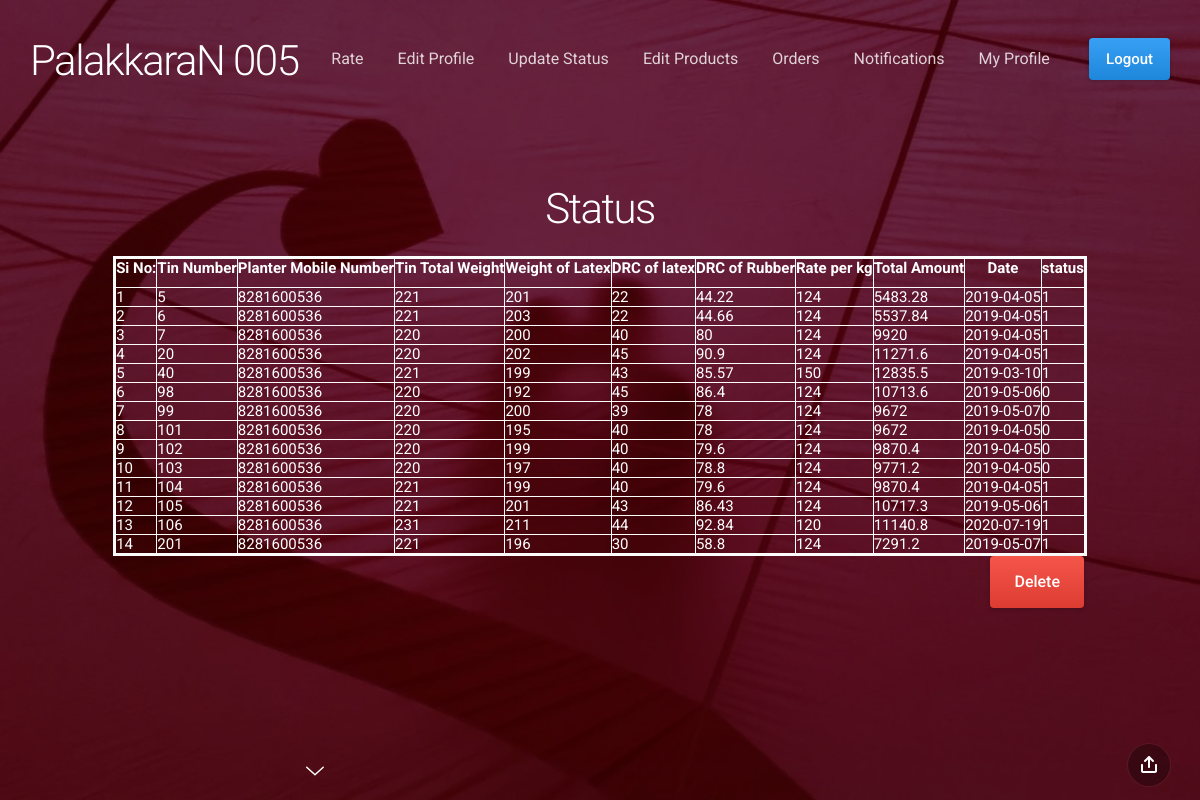
The app's page /admnstatus2.php with its own data.
### tables this page shows
CREATE TABLE IF NOT EXISTS `purchase` (
  `tinno` int(5) NOT NULL,
  `dteofprch` date NOT NULL,
  `tinttlwht` float NOT NULL,
  `whtofltx` float NOT NULL,
  `drcofltx` float NOT NULL,
  `drcofrbr` float NOT NULL,
  `rtepkg` float NOT NULL,
  `totl` float NOT NULL,
  `status` int(1) NOT NULL,
  PRIMARY KEY (`tinno`)
);

CREATE TABLE IF NOT EXISTS `latex` (
  `tinno` int(5) NOT NULL,
  `date` date NOT NULL,
  `tinwht` int(5) NOT NULL,
  `amowht` int(3) NOT NULL,
  `mob` bigint(11) NOT NULL,
  `status` int(1) NOT NULL DEFAULT '0',
  PRIMARY KEY (`tinno`)
);

### admnstatus2.php (the view, shortened to what this page needs)
<!doctype html>
<html>
<head>
	<link href="css/slides.min.css" rel="stylesheet" type="text/css">
    <link href="css/mystyle.css" rel="stylesheet" type="text/css">
</head>
<?php include("admn.php")?>
<section class="slide fade-6 kenBurns" data-name="">
  <div class="content">
    <div class="container">
      <div class="wrap">
	   <center>
<h1>
Status
</h1>
<?php
	require("db.php");
	 $sql="select * from purchase";
	 $res=mysqli_query($con,$sql) or die(mysqli_error($con));
		   $r=mysqli_fetch_array($res);
		   $a=$r['tinno'];
		   $sql1="select mob from latex where tinno=$a";
		    $res1=mysqli_query($con,$sql1) or die(mysqli_error($con));
	 $r1=mysqli_fetch_array($res1);
echo"<table border='3' bordercolor='#FCFBFB'>";
echo"<tr>
<th height='30'>Si No:</th>
<th>Tin Number</th><th>Planter Mobile Number</th><th>Tin Total Weight</th><th>Weight of Latex</th><th>DRC of latex</th><th>DRC of Rubber</th><th>Rate per kg</th><th>Total Amount</th><th>Date</th><th>status</th></tr>";
		   $i=1;
	while($r=mysqli_fetch_array($res))
	{
		echo"<tr><td>";
		echo $i;
		echo"</td><td>";
		echo $r['tinno'];
		echo"</td><td>";
		echo $r1['mob'];
		echo"</td><td>";
		echo $r['tinttlwht'];
		echo"</td><td>";
		echo $r['whtofltx'];
		echo"</td><td>";
		echo $r['drcofltx'];
		echo"</td><td>";
		echo $r['drcofrbr'];
		echo"</td><td>";
		echo $r['rtepkg'];
		echo"</td><td>";
		echo $r['totl'];
		echo"</td><td>";
		echo $r['dteofprch'];
		echo"</td><td>";
		echo $r['status'];
		echo"</td></tr>";
		$i=$i+1;
	}
	echo"</table>"
	   ?>
</center>
<div class="right"><a class="button red gradient" id="" onclick="openForm()">Delete</a></div>
      </div>
    </div>
  </div>
  <div class="background" style="background-image:url(assets/img/background/img-27.jpg)"></div>
</section>
<nav class="panel bottom forceMobileView">
  <div class="sections desktop">
    <div class="center"><span class="nextSlide"><svg><use xmlns:xlink="http://www.w3.org/1999/xlink" xlink:href="#arrow-down"></use></svg></span></div>
    <div class="right"><span data-dropdown-id="2" class="button actionButton dropdownTrigger"><svg><use xmlns:xlink="http://www.w3.org/1999/xlink" xlink:href="#share"></use></svg></span></div>
  </div>
</nav>
</body>
</html>

### records on screen
purchase: tinno "5", tinttlwht "221", whtofltx "201", drcofltx "22", drcofrbr "44.22", rtepkg "124", totl "5483.28", dteofprch "2019-04-05", status "1"
latex: mob "8281600536"
purchase: tinno "6", tinttlwht "221", whtofltx "203", drcofltx "22", drcofrbr "44.66", rtepkg "124", totl "5537.84", dteofprch "2019-04-05", status "1"
purchase: tinno "7", tinttlwht "220", whtofltx "200", drcofltx "40", drcofrbr "80", rtepkg "124", totl "9920", dteofprch "2019-04-05", status "1"
purchase: tinno "20", tinttlwht "220", whtofltx "202", drcofltx "45", drcofrbr "90.9", rtepkg "124", totl "11271.6", dteofprch "2019-04-05", status "1"
purchase: tinno "40", tinttlwht "221", whtofltx "199", drcofltx "43", drcofrbr "85.57", rtepkg "150", totl "12835.5", dteofprch "2019-03-10", status "1"
purchase: tinno "98", tinttlwht "220", whtofltx "192", drcofltx "45", drcofrbr "86.4", rtepkg "124", totl "10713.6", dteofprch "2019-05-06", status "0"
purchase: tinno "99", tinttlwht "220", whtofltx "200", drcofltx "39", drcofrbr "78", rtepkg "124", totl "9672", dteofprch "2019-05-07", status "0"
purchase: tinno "101", tinttlwht "220", whtofltx "195", drcofltx "40", drcofrbr "78", rtepkg "124", totl "9672", dteofprch "2019-04-05", status "0"
purchase: tinno "102", tinttlwht "220", whtofltx "199", drcofltx "40", drcofrbr "79.6", rtepkg "124", totl "9870.4", dteofprch "2019-04-05", status "0"
purchase: tinno "103", tinttlwht "220", whtofltx "197", drcofltx "40", drcofrbr "78.8", rtepkg "124", totl "9771.2", dteofprch "2019-04-05", status "0"
purchase: tinno "104", tinttlwht "221", whtofltx "199", drcofltx "40", drcofrbr "79.6", rtepkg "124", totl "9870.4", dteofprch "2019-04-05", status "1"
purchase: tinno "105", tinttlwht "221", whtofltx "201", drcofltx "43", drcofrbr "86.43", rtepkg "124", totl "10717.3", dteofprch "2019-05-06", status "1"
purchase: tinno "106", tinttlwht "231", whtofltx "211", drcofltx "44", drcofrbr "92.84", rtepkg "120", totl "11140.8", dteofprch "2020-07-19", status "1"
purchase: tinno "201", tinttlwht "221", whtofltx "196", drcofltx "30", drcofrbr "58.8", rtepkg "124", totl "7291.2", dteofprch "2019-05-07", status "1"
